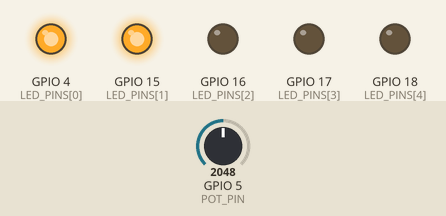
Recording of a program running on a simulated ESP32-S3. Shown: output pins drawn as LEDs (lit = HIGH). The test bench sets the inputs (shaded band); at power-on: GPIO 5 (POT_PIN) = 2048.

Above: at 1.2 s.
1.3 s: GPIO 5 (POT_PIN) set to 2428
2.8 s: GPIO 5 (POT_PIN) set to 2482
At 4.0 s:
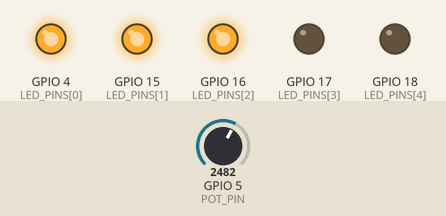
4.3 s: GPIO 5 (POT_PIN) set to 3213
5.8 s: GPIO 5 (POT_PIN) set to 3331
At 6.3 s:
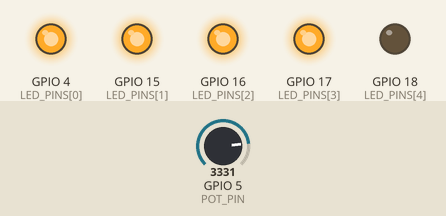
7.3 s: GPIO 5 (POT_PIN) set to 4049
8.8 s: GPIO 5 (POT_PIN) set to 4095
At 9.8 s:
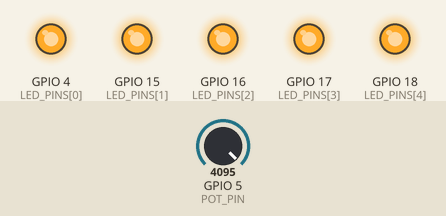
Timing chart, 0 to 11.3 s (numbered marks = the images above; inputs shaded):
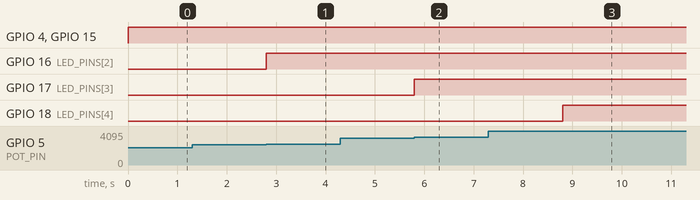

The program:

main.cpp
```cpp
#include <Arduino.h>
constexpr uint8_t LEDS_TO_LIGHT = 5;
constexpr uint8_t LED_PINS[LEDS_TO_LIGHT] = {4, 15, 16, 17, 18};
constexpr uint8_t POT_PIN = 5;
constexpr uint16_t ADC_MAX = 4095;
constexpr uint16_t ADC_STEP = ADC_MAX / LEDS_TO_LIGHT;


uint16_t pot_value = 0;

void setup()
{
    for (size_t i = 0; i < LEDS_TO_LIGHT; i++)
    {
        pinMode(LED_PINS[i], OUTPUT);
    }
    pinMode(POT_PIN, INPUT);
}

void loop()
{
    pot_value = analogRead(POT_PIN);


    uint8_t led_count = ((pot_value + 1) * LEDS_TO_LIGHT) / (ADC_MAX + 1);


    for (size_t i = 0; i < LEDS_TO_LIGHT; i++)
    {

        if (i < led_count )
        {
            digitalWrite(LED_PINS[i], HIGH);
        }
        else
            digitalWrite(LED_PINS[i], LOW);
    }

}
```

Measured:
- the behaviour switches between 2456 and 2457 on GPIO 5 (POT_PIN) (found by bisection; images 0 and 1)
- the behaviour switches between 3275 and 3276 on GPIO 5 (POT_PIN) (found by bisection; images 1 and 2)
- the behaviour switches between 4094 and 4095 on GPIO 5 (POT_PIN) (found by bisection; images 2 and 3)
- after the input at 1.3 s, every drawn part: stays the same
- after the input at 2.8 s, GPIO 16 (LED_PINS[2]): LOW → HIGH at once
- after the input at 4.3 s, every drawn part: stays the same
- after the input at 5.8 s, GPIO 17 (LED_PINS[3]): LOW → HIGH at once
- after the input at 7.3 s, every drawn part: stays the same
- after the input at 8.8 s, GPIO 18 (LED_PINS[4]): LOW → HIGH at once
